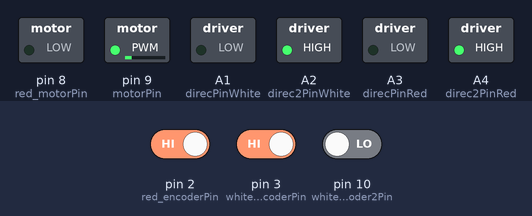
Simulated run of this sketch. Board: Arduino Uno, built with avr-gcc and run on an emulated ATmega328P. Shown: switched loads named in the sketch (green lamp = pin HIGH). Dashed ring = blinking. The inputs (shaded band) are chosen by the test bench; at power-on: pin 3 (white_encoderPin) HIGH, pin 2 (red_encoderPin) HIGH, pin 10 (white_encoder2Pin) LOW. What the sketch prints to the serial monitor is not drawn.

Above: at 1.2 s.
1.3 s: pin 3 (white_encoderPin) driven LOW
Timing chart, 0 to 10.3 s (numbered marks = the images above; inputs shaded):
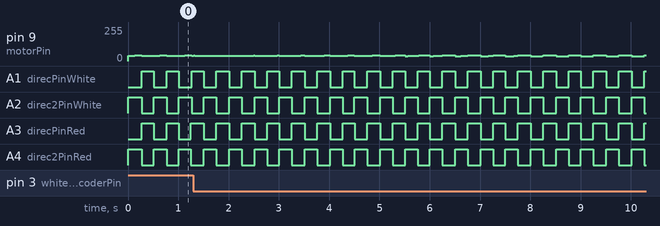

The sketch:

PID_Test.ino
```cpp
#include <MsTimer2.h>
#include <TimerOne.h>
#include <PID_v1.h>
#define direcPinWhite A1
#define direc2PinWhite A2
#define direcPinRed A3
#define direc2PinRed A4

#define direcPin A1
#define direc2Pin A2

#define INTERRUPT_TO_RAD 0.0628
#define SUPPLY_VOLTAGE 10

int motorPin = 9;
double input=0, output=0, setpoint=0;
//double kp=1.57, ki=16.8, kd=0.028;

// PID Constants
// White Motor With Bracket, Encoder, and Laser Diode
//double kp = 0.1656;
//double ki = 2.76;
//double kd = 0.0026;

// Playing with things
//double kp = 1.5;
//double ki = 3.5;
//double kd = 0.0026;


//double kp = 3.3;
//double ki = 20.62;
//double kd = 0.165;

// Defaults
//double kp = 1;
//double ki = 0;
//double kd = 1;

// Red Motor, Auto-tuned constants
//double kp=1.57, ki=16.8, kd=0.028;

/*************************
        White motor
**************************/

// Digital Pins
int white_motorPin = 9;
int white_encoderPin = 3;
int white_encoder2Pin = 10;

// Initial displacement
int white_displacement = 0;

// PID values
double input_white = 0, output_white = 0, setpoint_white = 0;
double kp_white = 1;
double ki_white = 3.5;
double kd_white = 0.0026;

// PID Object
PID WhiteMotor(&input_white, &output_white, &setpoint, kp_white, ki_white, kd_white, DIRECT);

// Red Motor

/*************************
        Red motor
**************************/
// Digital Pins
int red_motorPin = 8;
int red_encoderPin = 2;
int red_encoder2Pin = 11;

// Initial Displacement
int red_displacement = 0;

// PID Values
double input_red=0, output_red=0, setpoint_red=0;
double kp_red = 1;
double ki_red = 3.5;
double kd_red = 0.0026;

// PID Object
PID RedMotor(&input_red, &output_red, &setpoint, kp_red, ki_red, kd_red, DIRECT);


void setup() {

  Serial.begin(9600);

  // Configure Timer 1
  Timer1.initialize(250000);             // Interrupt time in us
  Timer1.attachInterrupt(timer_one_ISR);

  // FOR TESTING: initial setpoint
  setpoint = -1.57;


  /*************************
          White motor
  **************************/
  // Configure digital pins

  pinMode(white_encoderPin, INPUT);
  pinMode(white_motorPin, OUTPUT);
  pinMode(white_encoder2Pin, INPUT);
  pinMode(direcPinWhite, OUTPUT);
  pinMode(direc2PinWhite, OUTPUT);

  // Turn PID on
  WhiteMotor.SetMode(AUTOMATIC);

  // Update every ms
  WhiteMotor.SetSampleTime(1);

  // Fix output between -255 and 255
  WhiteMotor.SetOutputLimits(-255, 255);

  // Configure ISR for encoder
  attachInterrupt(digitalPinToInterrupt(white_encoderPin), white_encoder_ISR, FALLING);


  /*************************
          Red motor
  **************************/

  // Configure digital pins
  pinMode(red_encoderPin, INPUT);
  pinMode(red_motorPin, OUTPUT);
  pinMode(red_encoder2Pin, INPUT);
  pinMode(direcPinRed, OUTPUT);
  pinMode(direc2PinRed, OUTPUT);

  // Turn PID On
  RedMotor.SetMode(AUTOMATIC);

  // Update Every 1 ms
  RedMotor.SetSampleTime(1);

  // Update every ms
  RedMotor.SetOutputLimits(-255, 255);

  // Configure ISR for encoder
  attachInterrupt(digitalPinToInterrupt(red_encoderPin), red_encoder_ISR, FALLING);

}

void loop() {

  WhiteMotor.Compute();
  PWM_out(output_white, direcPinWhite, direc2PinWhite, white_motorPin);

  RedMotor.Compute();
  PWM_out(output_red, direcPinRed, direc2PinRed, red_motorPin);
//
  Serial.print(input_white);
  Serial.print(", ");
  Serial.print(input_red);
  Serial.print(", ");
  Serial.println(setpoint);

//  Serial.println(test);

//  Serial.println(output);

}

void PWM_out(double pid_out, int direcPin, int direc2Pin, int motorPin){

  if (pid_out < 0){
    digitalWrite(direcPin, LOW);
    digitalWrite(direc2Pin, HIGH);
  }
  else
  {
    digitalWrite(direcPin, HIGH);
    digitalWrite(direc2Pin, LOW);
  }

  // Convert voltage to PWM signal
  int pwm_val = round((abs(pid_out)/SUPPLY_VOLTAGE)*255);

  analogWrite(motorPin, pwm_val);
//    analogWrite(motorPin, output);
}


void white_encoder_ISR(){

  // If the other signal is high on the falling edge of the first signal, we are going forwards
  if (digitalRead(white_encoder2Pin)){
    white_displacement++;
  }

  // Otherwise, we go backwards
  else {
    white_displacement--;
  }

  input_white = white_displacement * INTERRUPT_TO_RAD;
}

void red_encoder_ISR(){

  // If the other signal is high on the falling edge of the first signal, we are going forwards
  if (digitalRead(red_encoder2Pin)){
    red_displacement++;
  }

  // Otherwise, we go backwards
  else {
    red_displacement--;
  }

  input_red = red_displacement * INTERRUPT_TO_RAD;
}

// Change target values
void timer_one_ISR(){
//  setpoint = setpoint + INTERRUPT_TO_RAD*2;
  setpoint = -setpoint;
}
```

Measured:
- by itself, A1 (direcPinWhite), A3 (direcPinRed): alternates HIGH for 0.26 s and LOW for 0.25 s
- by itself, A2 (direc2PinWhite), A4 (direc2PinRed): alternates HIGH for 0.25 s and LOW for 0.26 s
